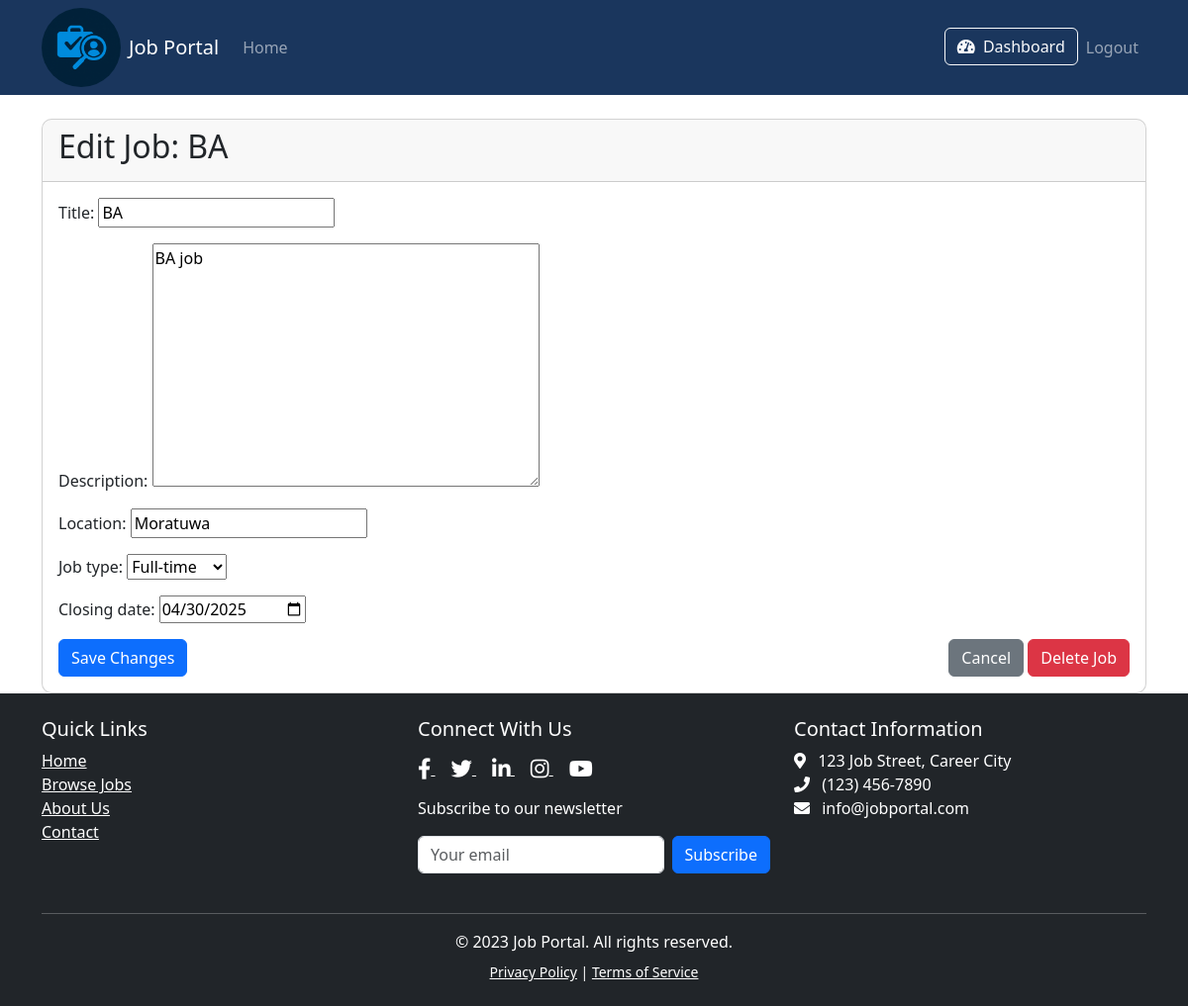
/job/edit/4/ (signed in), run on the app's committed database.
### jobs/models.py (models this page shows, shortened)
class Job(models.Model):
    JOB_TYPES = [
        ('FT', 'Full-time'),
        ('PT', 'Part-time'),
        ('CN', 'Contract'),
        ('IN', 'Internship'),
    ]
    company = models.ForeignKey(Company, on_delete=models.CASCADE)
    title = models.CharField(max_length=200)
    description = models.TextField()
    location = models.CharField(max_length=100)
    job_type = models.CharField(max_length=2, choices=JOB_TYPES)
    posted_date = models.DateTimeField(default=timezone.now)
    closing_date = models.DateTimeField()
    is_active = models.BooleanField(default=True)

### jobs/views.py (the view)
# urls.py: path('job/edit/<int:job_id>/', views.edit_job, name='edit_job'),
@login_required
def edit_job(request, job_id):
    job = get_object_or_404(Job, id=job_id, company=request.user.company)
    if request.method == 'POST':
        form = JobForm(request.POST, instance=job)
        if form.is_valid():
            form.save()
            return redirect('dashboard')
    else:
        form = JobForm(instance=job)
    return render(request, 'jobs/edit_job.html', {
        'form': form,
        'job': job
    })

### jobs/forms.py
class JobForm(forms.ModelForm):
    class Meta:
        model = Job
        fields = ['title', 'description', 'location', 'job_type', 'closing_date']
        widgets = {
            'closing_date': forms.DateInput(attrs={'type': 'date'}),
        }

### jobs/templates/jobs/edit_job.html (shortened to what this page needs)
{% extends 'jobs/base.html' %}
{% block content %}
    <div class="card">
        <div class="card-header">
            <h2>Edit Job: {{ job.title }}</h2>
        </div>
        <div class="card-body">
            <form method="post">
                {{ form.as_p }}
                <div class="d-flex justify-content-between">
                    <button type="submit" class="btn btn-primary">Save Changes</button>
                    <div>
                        <a href="{% url 'dashboard' %}" class="btn btn-secondary">Cancel</a>
                        <a href="{% url 'delete_job' job.id %}" class="btn btn-danger">Delete Job</a>
                    </div>
                </div>
            </form>
        </div>
    </div>
{% endblock %}

### jobs/templates/jobs/base.html (style rules this page uses)
.card { transition: transform 0.3s ease; }
.card { border-radius: 10px; overflow: hidden; }

### data on the page
Job: title "BA", description "BA job", location "Moratuwa", job_type "Full-time", closing_date "04/30/2025"
